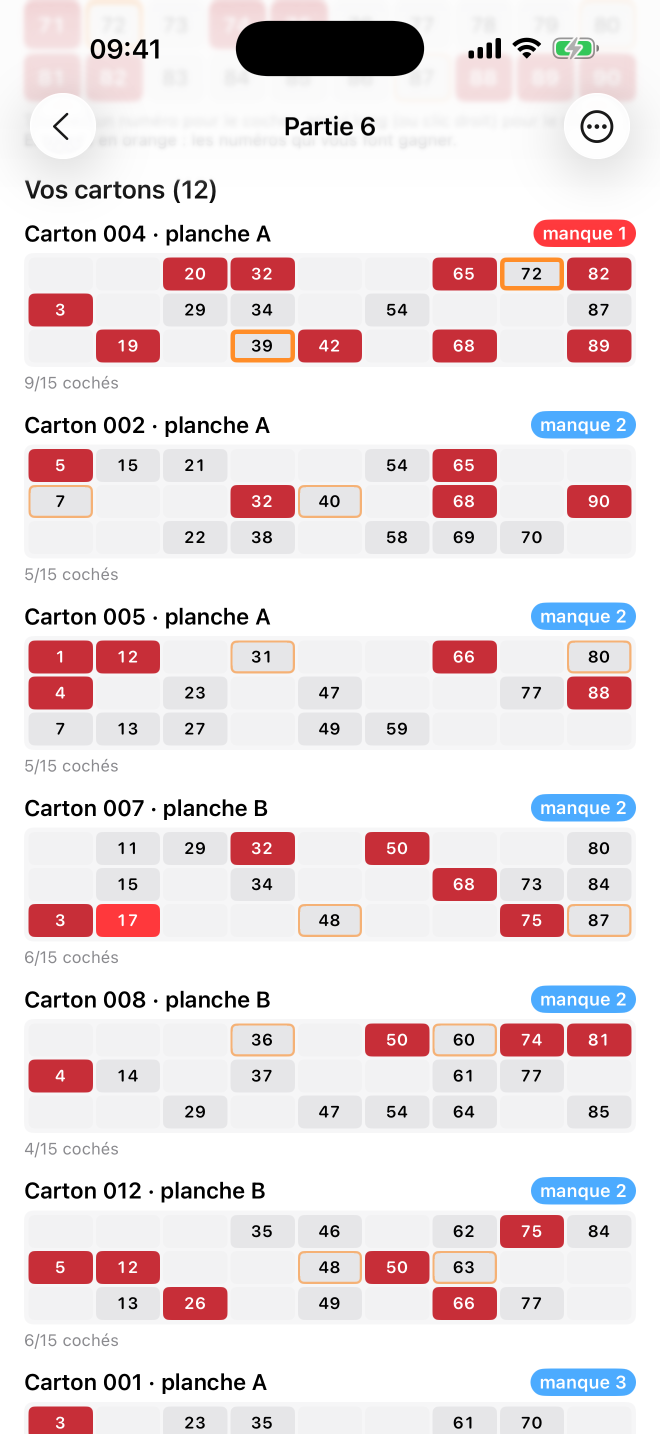
#> input picture LotoApp/AppStore/captures/brutes/iphone/04-cartons.png, 1320 x 2868 px (shown at 1/2 size); its folder holds 4 pictures in this run
$ python visuels_promo.py
#> lines starting #> are read from the running program, lines starting #| are printed output that depends on the picture; after the words box and inside, x2 and y2 are one past the last pixel; in counts of white or black regions, pixels touching at a corner belong together
#!/usr/bin/env python3
"""Visuels de mise en avant App Store (en-tête, résultats de recherche).

Même style que composer.swift : dégradé rouge de l'icône, boules décoratives,
iPhone avec cadre. Pas de texte : l'App Store affiche lui-même le nom et l'icône.

Usage (depuis LotoApp/) : python3 AppStore/outils/visuels_promo.py
Résultat : AppStore/promo/entete-3840x1646.png, AppStore/promo/recherche-3840x2560.png
"""
from pathlib import Path

from PIL import Image, ImageDraw, ImageFilter

RACINE = Path(__file__).resolve().parent.parent
BRUTES = RACINE / "captures" / "brutes" / "iphone"
PROMO = RACINE / "promo"

HAUT, BAS = (219, 56, 61), (128, 18, 33)   # 0.86/0.22/0.24 → 0.50/0.07/0.13
BORDURE, R_ECRAN, R_BOITIER = 0.035, 62.0 / 440, (62.0 + 15.4) / 440


def fond(w, h, boules):
    col = Image.new("RGB", (1, h))
    for y in range(h):
        t = y / (h - 1)
        col.putpixel((0, y), tuple(round(a + (b - a) * t) for a, b in zip(HAUT, BAS)))
    img = col.resize((w, h))
    calque = Image.new("RGBA", (w, h), (0, 0, 0, 0))
    d = ImageDraw.Draw(calque)
    for x, y, r in boules:
        r *= w
        d.ellipse((x * w - r, y * h - r, x * w + r, y * h + r), fill=(255, 255, 255, 26))
    img.paste(calque, (0, 0), calque)
    return img


def iphone(capture, largeur_ecran):
    """iPhone complet (boîtier + écran), en RGBA."""
    ecran = Image.open(capture).convert("RGB")
    ew = round(largeur_ecran)
    eh = round(ew * ecran.height / ecran.width)
    b = round(BORDURE * ew)
    W, H = ew + 2 * b, eh + 2 * b
    tel = Image.new("RGBA", (W, H), (0, 0, 0, 0))
    d = ImageDraw.Draw(tel)
    d.rounded_rectangle((0, 0, W - 1, H - 1), radius=R_BOITIER * ew, fill=(31, 31, 31, 255))
    e = b * 0.06
    d.rounded_rectangle((e, e, W - 1 - e, H - 1 - e), radius=R_BOITIER * ew - e,
                        outline=(107, 107, 107, 255), width=max(1, round(b * 0.12)))
    masque = Image.new("L", (ew, eh), 0)
    ImageDraw.Draw(masque).rounded_rectangle((0, 0, ew - 1, eh - 1), radius=R_ECRAN * ew, fill=255)
    tel.paste(ecran.resize((ew, eh), Image.LANCZOS), (b, b), masque)
    return tel


def poser(img, tel, cx, cy):
    """Colle le téléphone centré en (cx, cy), avec une ombre portée."""
    w, _ = img.size
    x, y = round(cx - tel.width / 2), round(cy - tel.height / 2)
    flou = round(w * 0.012)
    ombre = Image.new("RGBA", img.size, (0, 0, 0, 0))
    a = tel.getchannel("A").point(lambda v: v * 115 // 255)
    noir = Image.new("RGBA", tel.size, (0, 0, 0, 255))
    noir.putalpha(a)
    ombre.paste(noir, (x, y + round(w * 0.006)), noir)
    ombre = ombre.filter(ImageFilter.GaussianBlur(flou))
    img.paste(ombre, (0, 0), ombre)
    img.paste(tel, (x, y), tel)


def composer(w, h, sortie, telephones, boules):
    """telephones : liste de (capture, hauteur relative à h, cx relatif, cy relatif)."""
    img = fond(w, h, boules)
#> in fond, `calque = Image.new("RGBA", (w, h), (0, 0, 0, 0))`: calque: PIL image 3840x1646 RGBA; every value is 0
    for nom, hr, cx, cy in telephones:
        brut = Image.open(BRUTES / f"{nom}.png")
#> brut is the input picture: PIL image 1320x2868 RGBA; mean R, G, B, A 233.6, 222, 224.1, 255
        # largeur d'écran pour que le boîtier entier fasse hr × h de haut
        ew = hr * h / (brut.height / brut.width + 2 * BORDURE)
#> ew = 513.7
        poser(img, iphone(BRUTES / f"{nom}.png", ew), cx * w, cy * h)
#> in iphone, `tel = Image.new("RGBA", (W, H), (0, 0, 0, 0))`: tel: PIL image 550x1153 RGBA; every value is 0
#> in iphone, `masque = Image.new("L", (ew, eh), 0)`: masque: PIL image 514x1117 L; every value is 0
#> in iphone, `ImageDraw.Draw(masque).rounded_rectangle((0, 0, ew - 1, eh - 1), radiu..`:
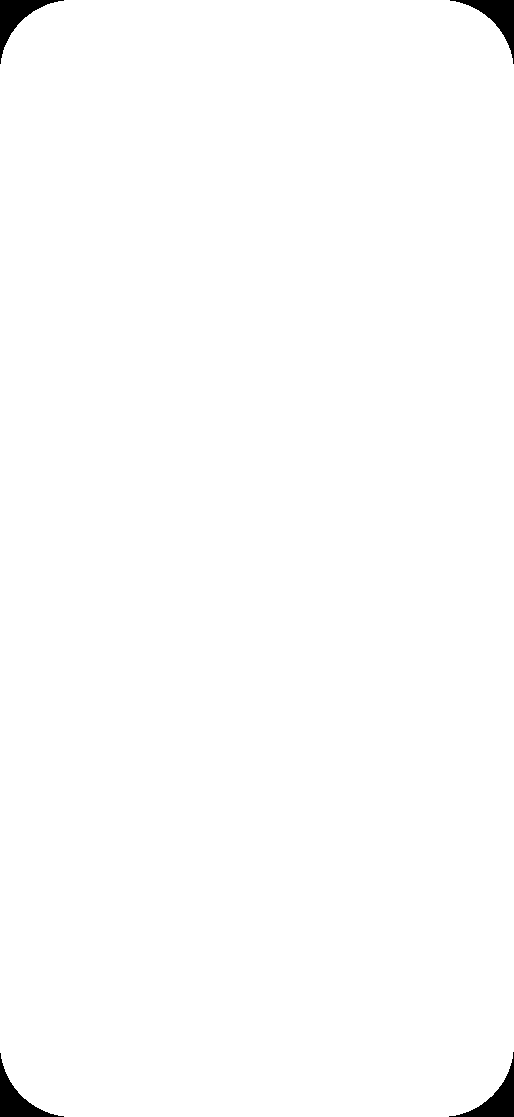
#> masque: PIL image 514x1117 L; 99.2% white; 4 black regions, box (x1, y1, x2, y2) and area: (449, 1052, 514, 1117) 1149, (450, 0, 514, 64) 1140, (0, 1053, 64, 1117) 1140, (0, 0, 64, 64) 1133
#> in iphone, `tel.paste(ecran.resize((ew, eh), Image.LANCZOS), (b, b), masque)`:
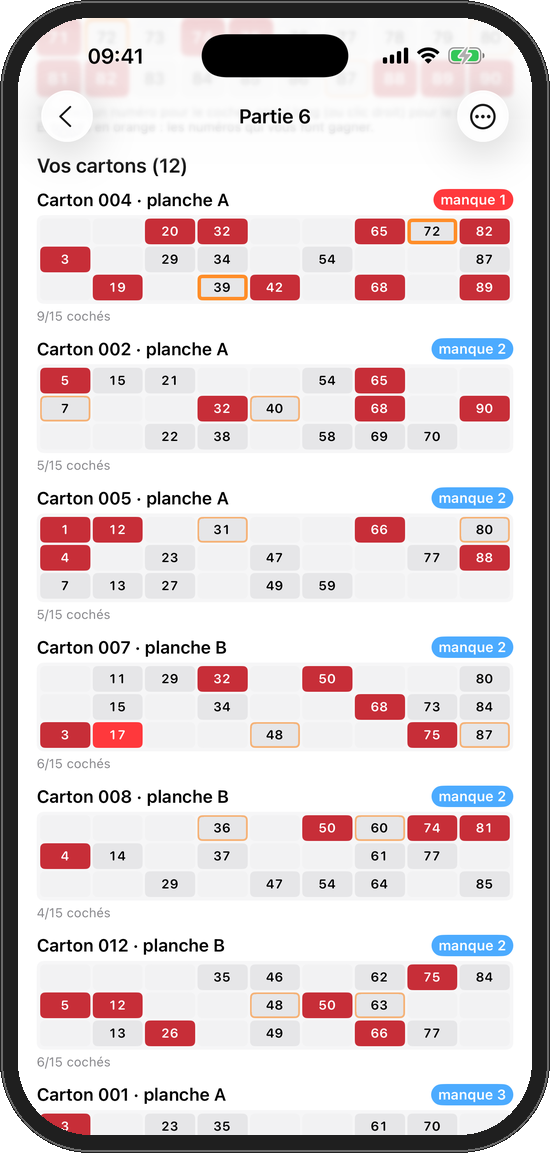
#> tel: PIL image 550x1153 RGBA; mean R, G, B, A 213.3, 202.8, 204.7, 252.1; transparent parts drawn white
#> in poser, `w, _ = img.size`: w = 3840
#> in poser, `flou = round(w * 0.012)`: flou = 46
#> in poser, `a = tel.getchannel("A").point(lambda v: v * 115 // 255)`:
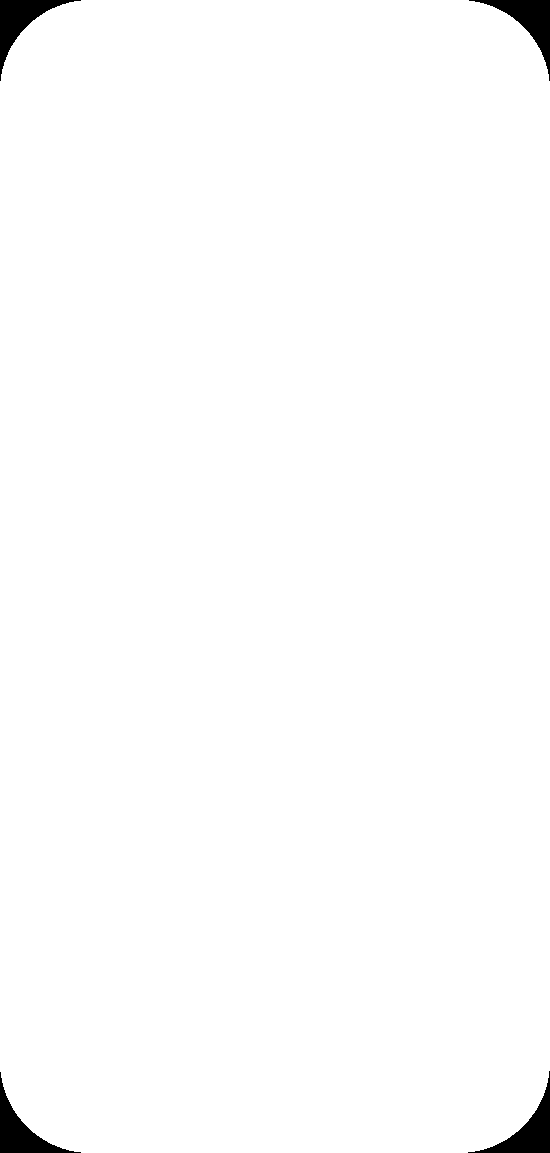
#> a: PIL image 550x1153 L; values 0 (black) and 115 (white), 98.9% white; 4 black regions, box (x1, y1, x2, y2) and area: (468, 1071, 550, 1153) 1785, (469, 0, 550, 81) 1774, (0, 1072, 81, 1153) 1774, (0, 0, 81, 81) 1765
#> in poser, `noir.putalpha(a)`:
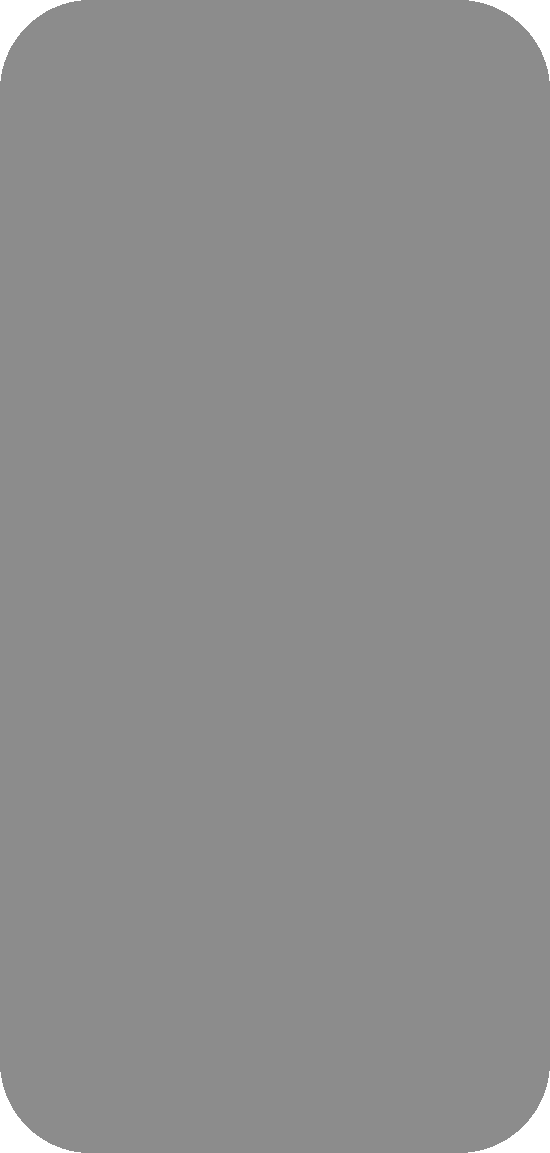
#> noir: PIL image 550x1153 RGBA; mean R, G, B, A 0, 0, 0, 113.7; transparent parts drawn white
#> in poser, `ombre.paste(noir, (x, y + round(w * 0.006)), noir)`:
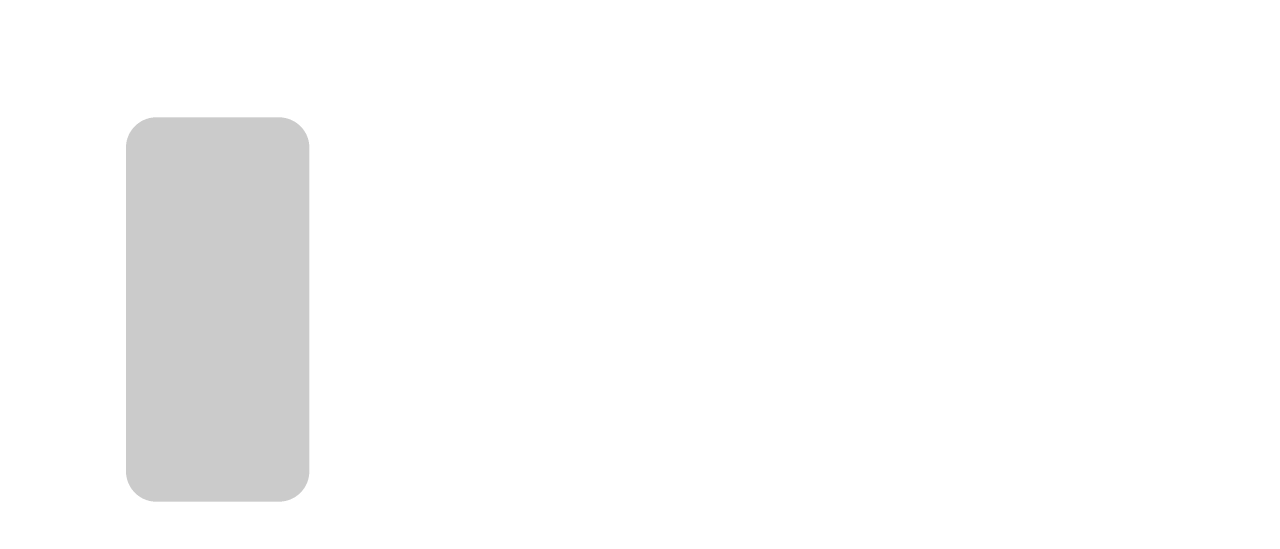
#> ombre: PIL image 3840x1646 RGBA (shown at 1/3 size); mean R, G, B, A 0, 0, 0, 5.2; transparent parts drawn white
#> in poser, `img.paste(tel, (x, y), tel)`:
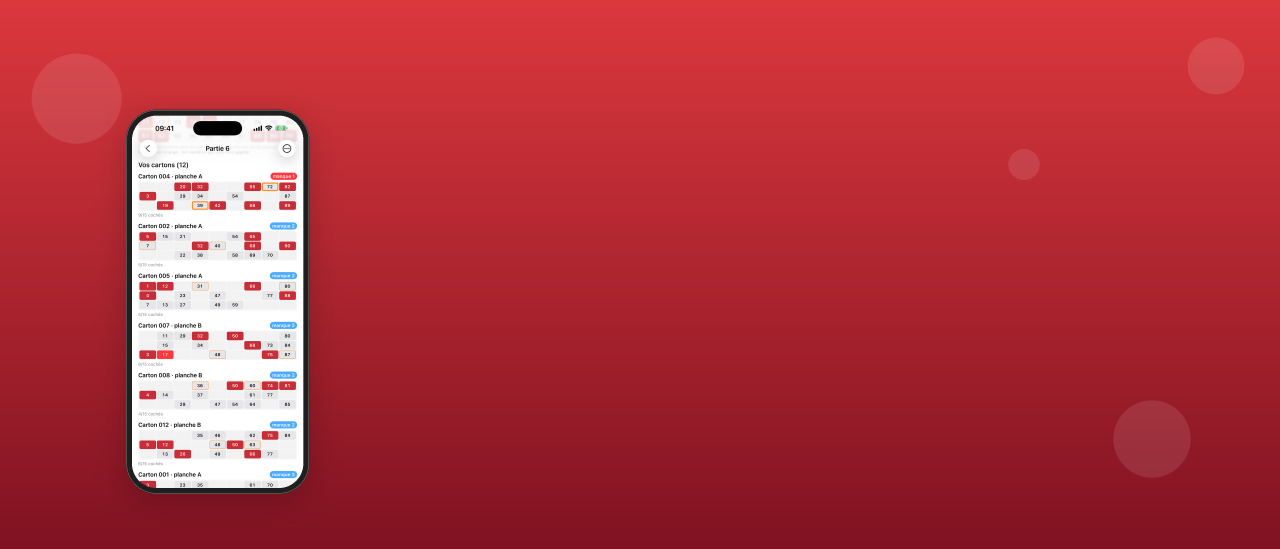
#> img: PIL image 3840x1646 RGB (shown at 1/3 size); mean R, G, B 178, 54.2, 63.4
    img.convert("RGB").save(sortie, optimize=True)
    print(f"  {sortie.relative_to(RACINE)} ({w} × {h})")


PROMO.mkdir(exist_ok=True)
BOULES = [(0.06, 0.18, 0.035), (0.95, 0.12, 0.022), (0.90, 0.80, 0.03), (0.12, 0.85, 0.018), (0.80, 0.30, 0.012)]

# En-tête 3840 × 1646 : cinq iPhone en éventail, le plus important au centre.
#> (the run stopped early here; a loop or call above may not have finished)
